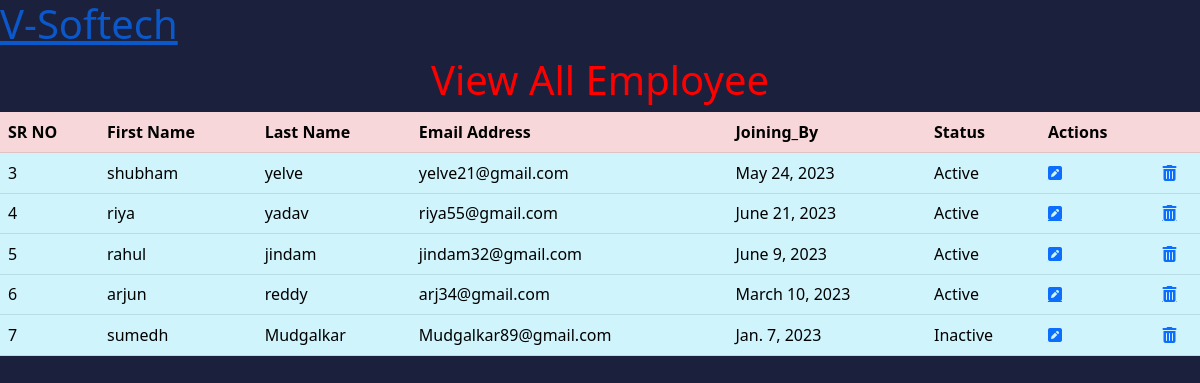
The app's page /view_all/ with its own data.
### account/models.py (models this page shows)
class deatil_emp(models.Model):
        activity_status = (("Active","Active"),("Inactive","Inactive"))
        first_name = models.CharField(max_length=100)
        last_name = models.CharField(max_length=100)
        email = models.EmailField(max_length=100)
        joining = models.DateField()
        status = models.CharField(max_length=30,choices=activity_status)

### account/views.py (the view)
# urls.py: path('view_all/',view_products,name='view-all'),
def view_products(request):
    products = deatil_emp.objects.all()
    return render(request, 'account/view_employee.html', {'products': products})

### account/templates/account/view_employee.html (shortened to what this page needs)
<!DOCTYPE html>
<html>
<head>
    <link href="https://cdn.jsdelivr.net/npm/bootstrap@5.3.0/dist/css/bootstrap.min.css" rel="stylesheet">
</head>
<body style="background-color:#1b203d;">
    <h1> <a href="{% url 'test' %}">V-Softech </a> </h1>
    <h1 style="color: red; text-align: center;" >View All Employee</h1>
    <table class="table table table-hover">
        <thead class="table-light">
            <tr>
                <th class="table-danger">SR NO</th>
                <th class="table-danger">First Name</th>
                <th class="table-danger"> Last Name </th>
                <th class="table-danger"> Email Address</th>
                <th class="table-danger"> Joining_By</th>
                <th class="table-danger">  Status </th>
                <th class="table-danger">Actions</th>
                <th class="table-danger"></th>
            </tr>
        </thead>
        <tbody>
            {% for product in products %}
                <td class="table-info">{{ product.id }}</td>
                <td class="table-info">{{ product.first_name }}</td>
                <td class="table-info">{{ product.last_name }}</td>
                <td class="table-info">{{ product.email }}</td>
                <td class="table-info">{{ product.joining }}</td>
                <td class="table-info">{{ product.status }}</td>
                <td class="table-info"><a href="{% url 'update_emp' product.pk %}"  <i class="fa fa-pencil-square" aria-hidden="true"></i> </a></td>
                <td class="table-info"><a href="{% url 'delete_emp' product.pk %}" <i class="fa fa-trash" aria-hidden="true"></i></a></td>
            {% endfor %}
        </tbody>
    </table>
</body>
</html>

### records on screen
deatil_emp: id "3", first_name "shubham", last_name "yelve", email "yelve21@gmail.com", joining "May 24, 2023", status "Active"
deatil_emp: id "4", first_name "riya", last_name "yadav", email "riya55@gmail.com", joining "June 21, 2023", status "Active"
deatil_emp: id "5", first_name "rahul", last_name "jindam", email "jindam32@gmail.com", joining "June 9, 2023", status "Active"
deatil_emp: id "6", first_name "arjun", last_name "reddy", email "arj34@gmail.com", joining "March 10, 2023", status "Active"
deatil_emp: id "7", first_name "sumedh", last_name "Mudgalkar", email "Mudgalkar89@gmail.com", joining "Jan. 7, 2023", status "Inactive"
